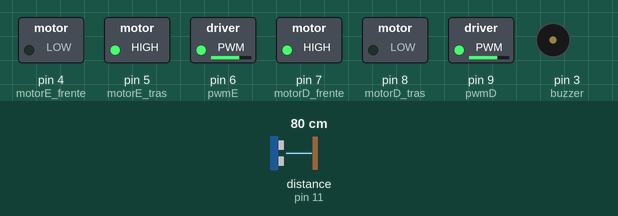
Recording of a sketch running on a simulated Arduino Uno, built with avr-gcc and run on an emulated ATmega328P. Shown: switched loads named in the sketch (green lamp = pin HIGH), buzzer (waves = sounding). Wiring (inferred from the names in the program): ultrasonic range finder: trigger pin 10; echo pin 11. Inputs (shaded band) come from the test bench; at power-on: distance to the obstacle (sensor on pin 11) 80 cm. The echo pulse lasts 58.3 µs per cm; random numbers use the default seed unless the sketch sets one; pins used as bus, display or sensor lines are not drawn.

Above: at 0.2 s.
At 13.0 s:
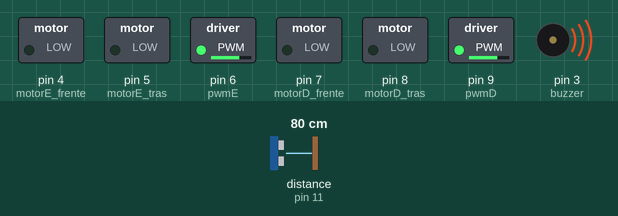
At 28.4 s:
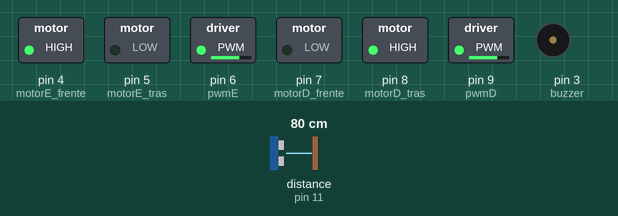
Timing chart, 0 to 40.0 s (numbered marks = the images above):
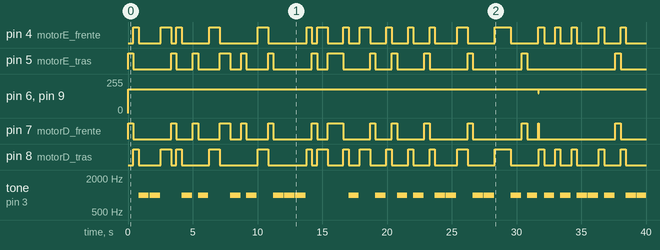

Measured:
- by itself, pin 4 (motorE_frente): LOW → HIGH at 0.41 s, → LOW 0.41 s later, → HIGH 1.7 s later, → LOW 0.81 s later, … (38 changes in this stretch)
- by itself, pin 5 (motorE_tras): LOW → HIGH at 0.01 s, → LOW 0.41 s later, → HIGH 2.9 s later, → LOW 0.41 s later, … (28 changes in this stretch)
- by itself, pin 6 (pwmE), pin 9 (pwmD): 0/255 → 180/255 at 0.01 s
- by itself, pin 7 (motorD_frente): LOW → HIGH at 0.01 s, → LOW 0.41 s later, → HIGH 2.9 s later, → LOW 0.41 s later, … (30 changes in this stretch)
- by itself, pin 8 (motorD_tras): LOW → HIGH at 0.41 s, → LOW 0.41 s later, → HIGH 1.7 s later, → LOW 0.81 s later, … (38 changes in this stretch)
- by itself, tone on pin 3 (buzzer): plays 1000 Hz for 0.80 s, 1000 Hz for 0.80 s, 1000 Hz for 0.80 s, 1000 Hz for 0.80 s, 1000 Hz for 0.80 s, 1000 Hz for 0.80 s … (26 notes in this stretch)

The sketch:

Carro_aut_nomo.ino
```cpp
// DECLARAÇÕES DOS PINOS:
const int trigger = 10;
const int echo = 11;

const int motorE_frente = 4;
const int motorE_tras   = 5;
const int motorD_frente = 7;
const int motorD_tras   = 8;

const int pwmE = 6;
const int pwmD = 9;

const int buzzer = 3;

// config dos pinos
void setup() {

  pinMode(trigger, OUTPUT);
  pinMode(echo, INPUT);

  pinMode(motorE_frente, OUTPUT);
  pinMode(motorE_tras, OUTPUT);
  pinMode(motorD_frente, OUTPUT);
  pinMode(motorD_tras, OUTPUT);

  pinMode(pwmE, OUTPUT);
  pinMode(pwmD, OUTPUT);

  pinMode(buzzer, OUTPUT);

  Serial.begin(9600);
  randomSeed(analogRead(A0));
}

// Segue a movimentação dos motores
void frente(int velocidade) {

  digitalWrite(motorE_frente, HIGH);
  digitalWrite(motorE_tras, LOW);
  digitalWrite(motorD_frente, HIGH);
  digitalWrite(motorD_tras, LOW);

  analogWrite(pwmE, velocidade);
  analogWrite(pwmD, velocidade);
}

void re(int velocidade) {

  digitalWrite(motorE_frente, LOW);
  digitalWrite(motorE_tras, HIGH);
  digitalWrite(motorD_frente, LOW);
  digitalWrite(motorD_tras, HIGH);

  analogWrite(pwmE, velocidade);
  analogWrite(pwmD, velocidade);
}

void esquerda(int velocidade) {

  digitalWrite(motorE_frente, LOW);
  digitalWrite(motorE_tras, HIGH);
  digitalWrite(motorD_frente, HIGH);
  digitalWrite(motorD_tras, LOW);

  analogWrite(pwmE, velocidade);
  analogWrite(pwmD, velocidade);
}

void direita(int velocidade) {

  digitalWrite(motorE_frente, HIGH);
  digitalWrite(motorE_tras, LOW);
  digitalWrite(motorD_frente, LOW);
  digitalWrite(motorD_tras, HIGH);

  analogWrite(pwmE, velocidade);
  analogWrite(pwmD, velocidade);
}
void parar() {

  digitalWrite(motorE_frente, LOW);
  digitalWrite(motorE_tras, LOW);
  digitalWrite(motorD_frente, LOW);
  digitalWrite(motorD_tras, LOW);
}
//ULTRASSÔNICO
float medirDistancia() {

  digitalWrite(trigger, LOW);
  delayMicroseconds(2);

  digitalWrite(trigger, HIGH);
  delayMicroseconds(10);
  digitalWrite(trigger, LOW);

  long tempo = pulseIn(echo, HIGH);
  return (tempo * 0.0343) / 2.0;
}

//SENSOR DE COR (adaptar ao seu sensor)
String lerCor() {

  int r = random(0,255);
  int g = random(0,255);
  int b = random(0,255);

  if (r < 50 && g < 50 && b < 50) return "preto";
  if (r > 200 && g > 200 && b > 200) return "branco";
  if (g > r && g > b) return "verde";
  if (r > g && r > b) return "vermelho";
  if (b > r && b > g) return "azul";

  return "nenhuma";
}
//  LOOP CÓDIGO AQUI NESSA FUNÇÃO RODA DE FORMA INFINITA
void loop() {
  float distancia = medirDistancia();
  String cor = lerCor();
  if (cor == "vermelho") {
    parar();
    tone(buzzer, 1000);
    delay(800);
    noTone(buzzer);
  }
  else if (cor == "verde") {
    direita(180);
    delay(350);
  }
  else if (cor == "azul") {
    esquerda(180);
    delay(350);
  }
  else if (distancia < 15) {

    parar();
    delay(200);
    re(150);
    delay(400);
    if (random(0,2) == 0)
      esquerda(180);
    else
      direita(180);

    delay(400);
  }
  else if (cor == "preto") {
    frente(180);
  }
  else {
    frente(150);
  }
  delay(50);
}
```
